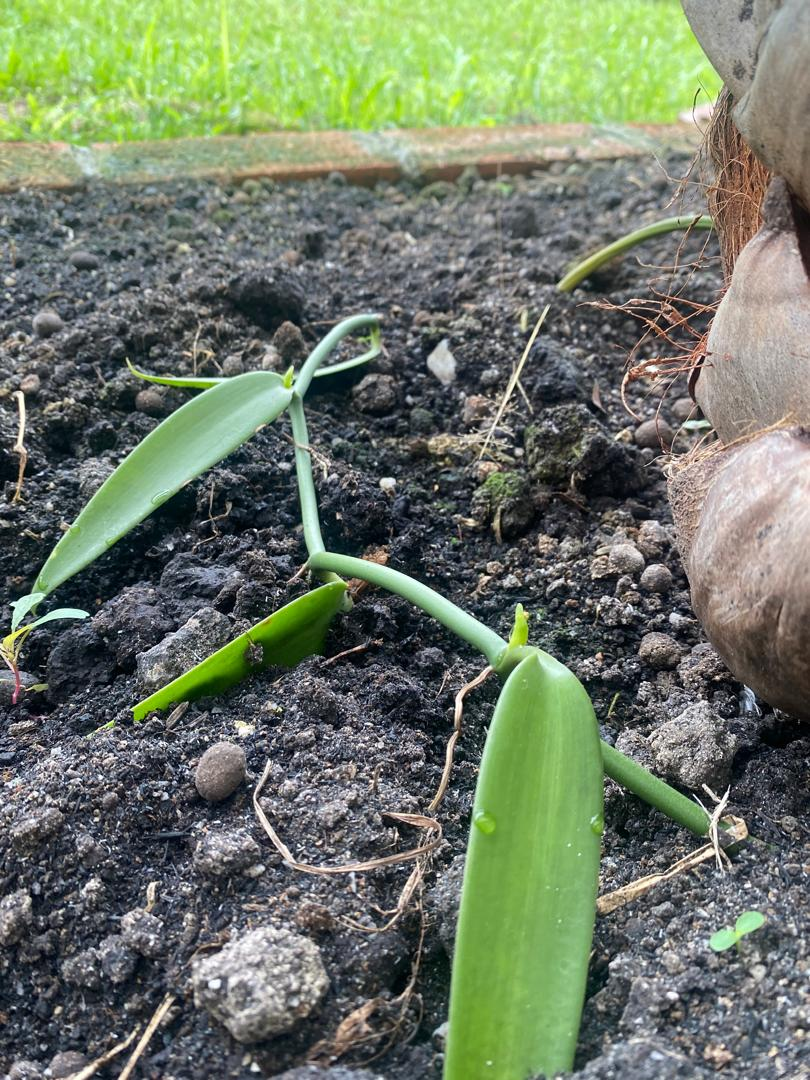
#> input picture downloaded_images/Nursery_Growing Well.jpg, 810 x 1080 px
$ python -i preprocessing.py   (imports and definitions only)
#> lines starting #> are read from the running program, lines starting #| are printed output that depends on the picture
# Functions for preprocessing soil images
from PIL import Image
import numpy as np
import cv2

IMG_SIZE = (224, 224)

def extract_color_features(image_path):
    image = Image.open(image_path).convert('RGB').resize(IMG_SIZE)
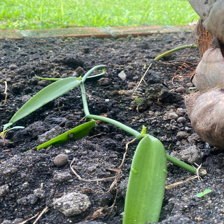
#> image: PIL image 224x224 RGB; mean R, G, B 110.2, 121.1, 102.5
    img_np = np.array(image)

    hsv = cv2.cvtColor(img_np, cv2.COLOR_RGB2HSV)
#> hsv: shape (224, 224, 3); mean H, S, V 74.7, 59, 126.5
    lab = cv2.cvtColor(img_np, cv2.COLOR_RGB2Lab)
#> lab: shape (224, 224, 3); mean of channels 0, 1, 2 124.1, 121.5, 135.8

    features = []
    for i in range(3):
        features.append(img_np[:, :, i].mean())
        features.append(img_np[:, :, i].std())
#> after the loop, features = [110.2, 54.84, 121.1, 61.81, 102.5, 45.73]
    for i in range(3):
        features.append(hsv[:, :, i].mean())
        features.append(hsv[:, :, i].std())
#> after the loop, features = [110.2, 54.84, 121.1, 61.81, 102.5, 45.73, 74.74, 42.64, 58.96, 50.39, 126.5, 60.67]
    for i in range(3):
        features.append(lab[:, :, i].mean())
        features.append(lab[:, :, i].std())
#> after the loop, features = [110.2, 54.84, 121.1, 61.81, 102.5, 45.73, 74.74, 42.64, 58.96, 50.39, 126.5, 60.67, 124.1, 60.1, 121.5, 13.09, 135.8, 18.48]

    return np.array(features).reshape(1, -1)

>>> result = extract_color_features('../downloaded_images/Nursery_Growing Well.jpg')

$ run again, on downloaded_images/vanila_image 1 (1).jpg
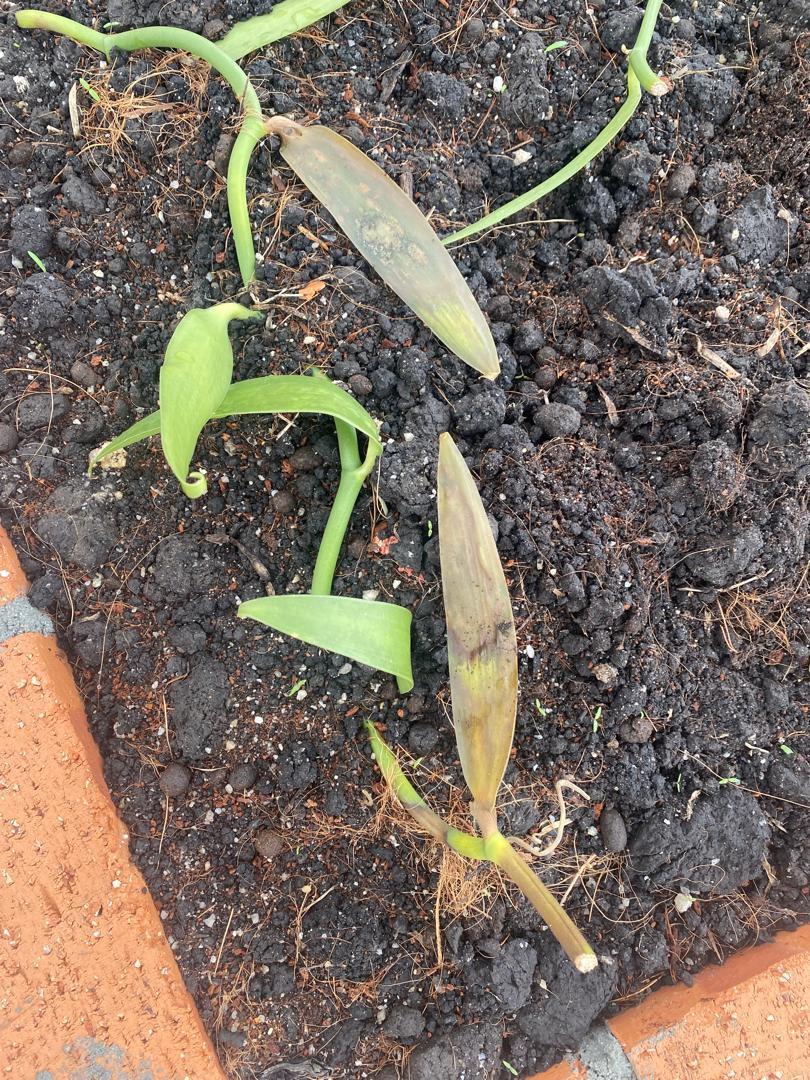
#> input picture downloaded_images/vanila_image 1 (1).jpg, 810 x 1080 px
#> in extract_color_features, `image = Image.open(image_path).convert('RGB').resize(IMG_SIZE)`:
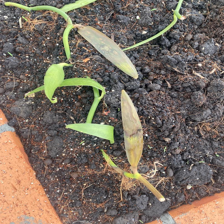
#> image: PIL image 224x224 RGB; mean R, G, B 122.1, 110.2, 98.1
#> hsv: shape (224, 224, 3); mean H, S, V 56.7, 47.6, 125
#> lab: shape (224, 224, 3); mean of channels 0, 1, 2 119.2, 130.9, 136
#> after the loop in extract_color_features, `for i in range(3):`: features = [122.1, 56.11, 110.2, 49.08, 98.11, 34.88]
#> after the loop in extract_color_features, `for i in range(3):`: features = [122.1, 56.11, 110.2, 49.08, 98.11, 34.88, 56.66, 61, 47.58, 36.54, 125, 57.78]
#> after the loop in extract_color_features, `for i in range(3):`: features = [122.1, 56.11, 110.2, 49.08, 98.11, 34.88, 56.66, 61, 47.58, 36.54, 125, 57.78, 119.2, 49.68, 130.9, 8.87, 136, 12.41]

$ run again, on downloaded_images/vanila_image 1 (2).jpg
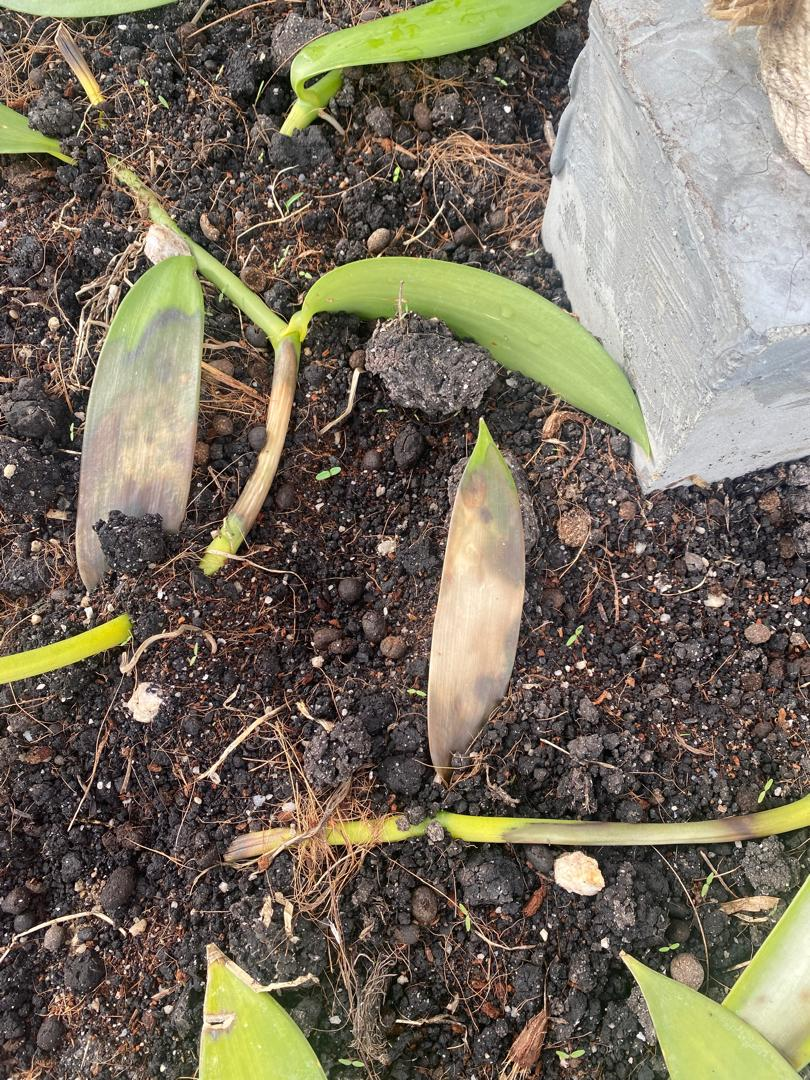
#> input picture downloaded_images/vanila_image 1 (2).jpg, 810 x 1080 px
#> in extract_color_features, `image = Image.open(image_path).convert('RGB').resize(IMG_SIZE)`:
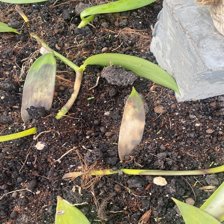
#> image: PIL image 224x224 RGB; mean R, G, B 119, 110.7, 95.1
#> hsv: shape (224, 224, 3); mean H, S, V 39.3, 55, 121.2
#> lab: shape (224, 224, 3); mean of channels 0, 1, 2 117.3, 129.1, 137.5
#> after the loop in extract_color_features, `for i in range(3):`: features = [119, 60.55, 110.7, 63.21, 95.06, 53.71]
#> after the loop in extract_color_features, `for i in range(3):`: features = [119, 60.55, 110.7, 63.21, 95.06, 53.71, 39.29, 51.92, 55.04, 37.69, 121.2, 62.71]
#> after the loop in extract_color_features, `for i in range(3):`: features = [119, 60.55, 110.7, 63.21, 95.06, 53.71, 39.29, 51.92, 55.04, 37.69, 121.2, 62.71, 117.3, 62.66, 129.1, 7.76, 137.5, 13.35]

$ run again, on downloaded_images/vanila_image 1 (10).jpeg
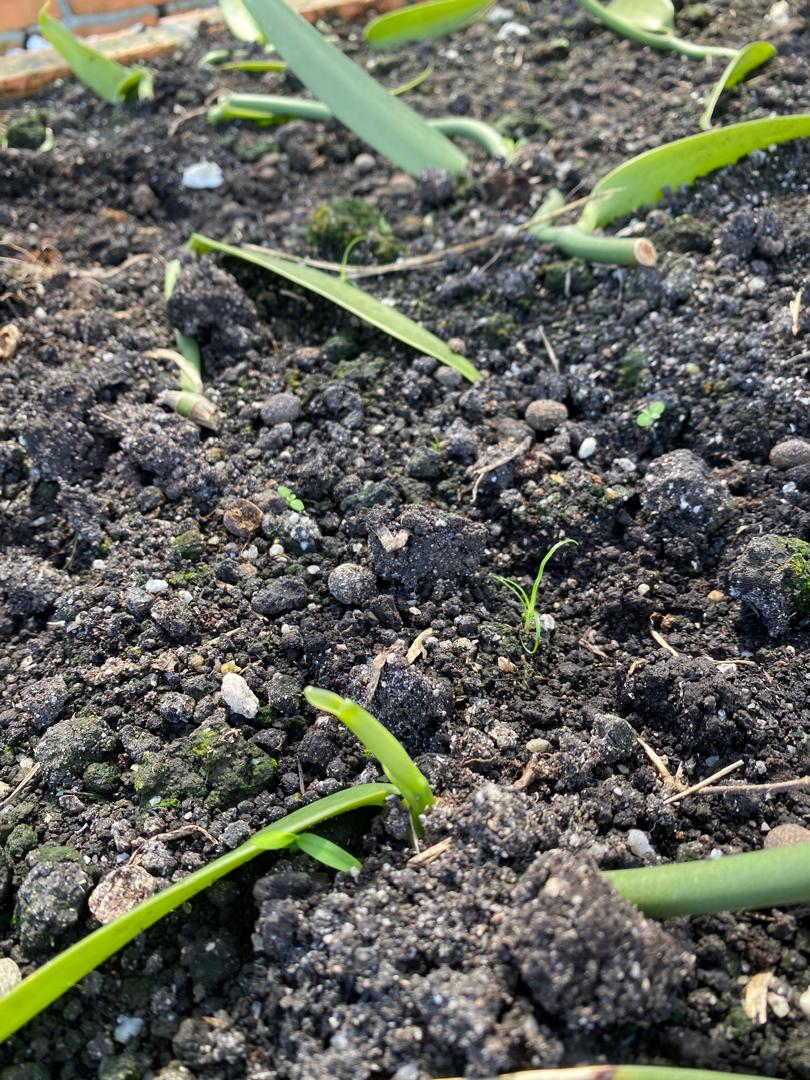
#> input picture downloaded_images/vanila_image 1 (10).jpeg, 810 x 1080 px
#> in extract_color_features, `image = Image.open(image_path).convert('RGB').resize(IMG_SIZE)`:
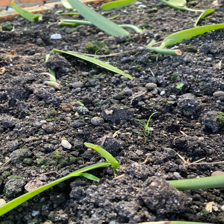
#> image: PIL image 224x224 RGB; mean R, G, B 98.4, 100.3, 90.7
#> hsv: shape (224, 224, 3); mean H, S, V 66.9, 44.6, 105.3
#> lab: shape (224, 224, 3); mean of channels 0, 1, 2 105.1, 126, 132.4
#> after the loop in extract_color_features, `for i in range(3):`: features = [98.36, 54.2, 100.3, 54.89, 90.73, 46.81]
#> after the loop in extract_color_features, `for i in range(3):`: features = [98.36, 54.2, 100.3, 54.89, 90.73, 46.81, 66.94, 49.27, 44.56, 44.33, 105.3, 55.53]
#> after the loop in extract_color_features, `for i in range(3):`: features = [98.36, 54.2, 100.3, 54.89, 90.73, 46.81, 66.94, 49.27, 44.56, 44.33, 105.3, 55.53, 105.1, 56.24, 126, 7.51, 132.4, 12.7]
